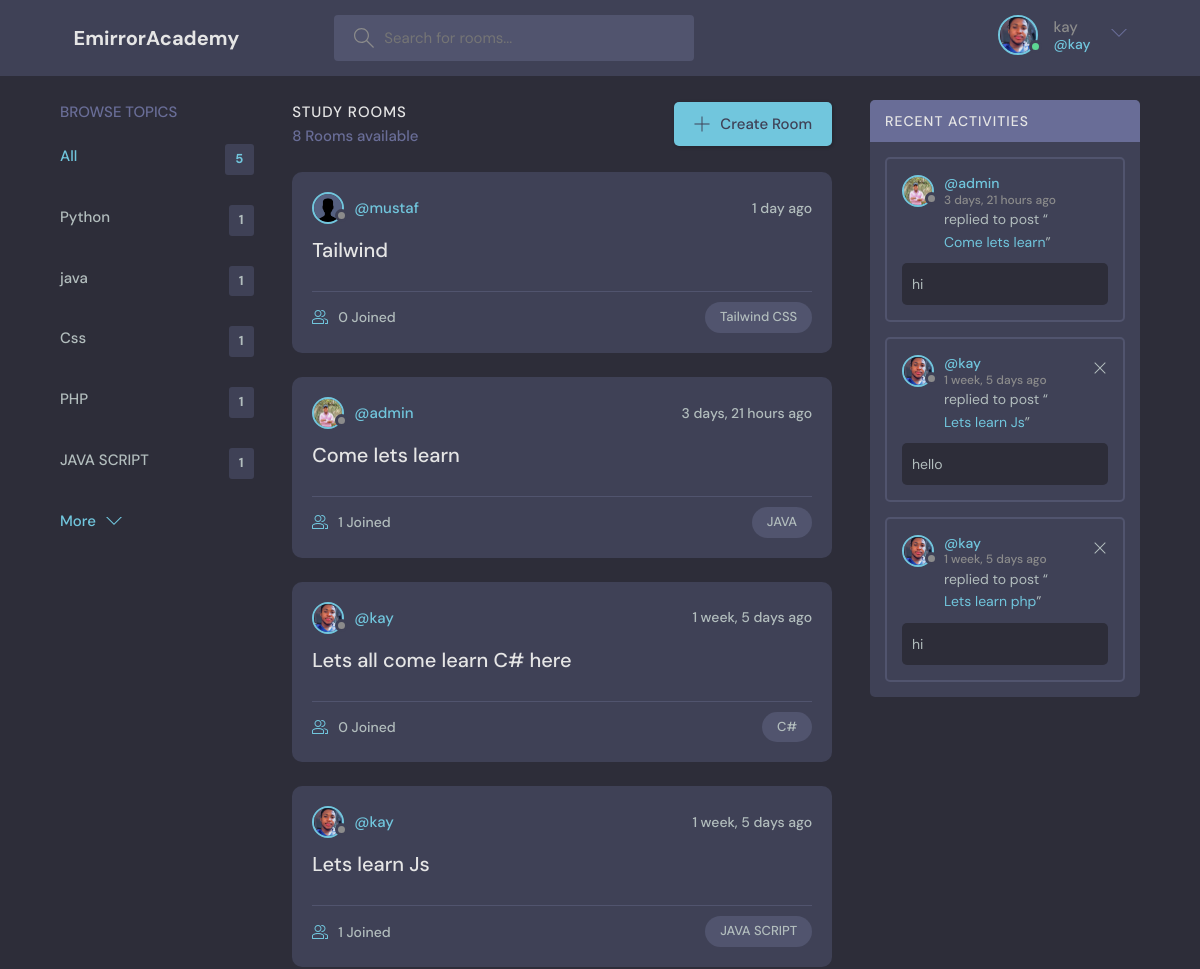
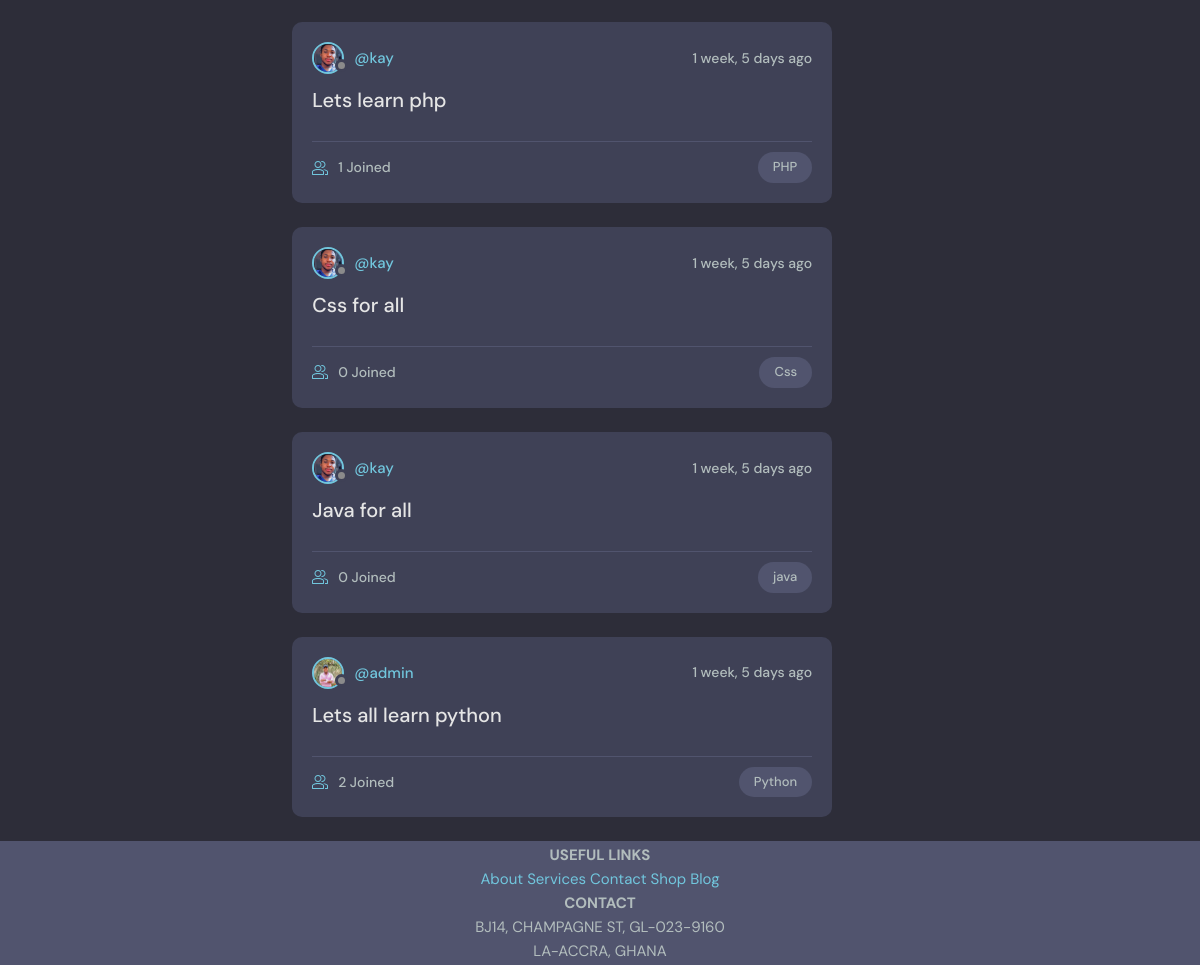
The app's page / (signed in) with its own data (2 pictures, top to bottom).
### base/models.py (models this page shows, shortened)
class User(AbstractUser):
    name = models.CharField(max_length=200, null=True)
    email = models.EmailField(unique=True, null=True)
    username = models.CharField(max_length=30, unique=True)
    bio = models.TextField(null=True)
    avatar = models.ImageField(null=True, default="avatar.svg")
    USERNAME_FIELD = 'email'
    REQUIRED_FIELDS = ['username']

class Topic(models.Model):
    name = models.CharField(max_length=200)

class Room(models.Model):
    host = models.ForeignKey(User, on_delete=models.SET_NULL, null=True)
    topic = models.ForeignKey(Topic, on_delete=models.SET_NULL, null=True)
    name = models.CharField(max_length=200)
    description = models.TextField(null=True, blank=True)
    participants = models.ManyToManyField(
        User, related_name='participants', blank=True)
    updated = models.DateTimeField(auto_now=True)
    created = models.DateTimeField(auto_now_add=True)
    class Meta:
        ordering = ['-updated', '-created']
    def __str__(self):
        return self.name

class Message(models.Model):
    user = models.ForeignKey(User, on_delete=models.CASCADE)
    room = models.ForeignKey(Room, on_delete=models.CASCADE)
    body = models.TextField()
    updated = models.DateTimeField(auto_now=True)
    created = models.DateTimeField(auto_now_add=True)
    class Meta:
        ordering = ['-updated', '-created']

### base/views.py (the view)
# urls.py: path('', views.home, name="home"),
@login_required(login_url='login')
def home(request):
    q = request.GET.get('q') if request.GET.get('q') != None else ''
    rooms = Room.objects.filter(
        Q(topic__name__icontains=q) |
        Q(name__icontains=q) |
        Q(description__icontains=q)
    )
    topics = Topic.objects.all()[0:5]
    room_count = rooms.count()
    room_messages = Message.objects.filter(
        Q(room__topic__name__icontains=q))[0:3]
    context = {'rooms': rooms, 'topics': topics,
               'room_count': room_count, 'room_messages': room_messages}
    return render(request, 'base/home.html', context)

### base/templates/base/home.html (shortened to what this page needs)
{% extends 'main.html' %}
{% block content %}
<html>
<main class="layout layout--3">
  <div class="container">
    {% include 'base/topics_component.html' %}
    <div class="roomList">
      <div class="roomList__header">
        <div>
          <h2>Study Rooms</h2>
          <p>{{room_count}} Rooms available</p>
        </div>
        <a class="btn btn--main" href="{% url 'create-room' %}">
          <svg version="1.1" xmlns="http://www.w3.org/2000/svg" width="32" height="32" viewBox="0 0 32 32">
            <title>add</title>
            <path
              d="M16.943 0.943h-1.885v14.115h-14.115v1.885h14.115v14.115h1.885v-14.115h14.115v-1.885h-14.115v-14.115z"
            ></path>
          </svg>
          Create Room
        </a>
      </div>
      {% include 'base/feed_component.html' %}
    </div>
    {% include 'base/activity_component.html' %}
  </div>
  <footer style="background-color:#51546e; text-align: center;
  padding: 2px;">
          <p> <div class="col-1">
              <h3>USEFUL LINKS</h3>
              <a href="#">About</a>
              <a href="#">Services</a>
              <a href="#">Contact</a>
              <a href="#">Shop</a>
              <a href="#">Blog</a>
          </div></p>
          <div class="col-3">
              <h3>CONTACT</h3>
              <p>BJ14, CHAMPAGNE ST, GL-023-9160<br>LA-ACCRA, GHANA</p>
          </div>
  </footer>
</main>
</html>
{% endblock %}

### templates/navbar.html (shortened to what this page needs)
{% load static %}
<html>
<header class="header header--loggedIn">
    <div class="container">
      <a href="{% url 'home' %}" class="header__logo">
        <h1>EmirrorAcademy</h1>
      </a>
      <form class="header__search" method="GET" action="{% url 'home' %}">
        <label>
          <input name="q" placeholder="Search for rooms..." />
        </label>
      </form>
      <nav class="header__menu">
        {% if request.user.is_authenticated %}
        <div class="header__user">
          <a href="{% url 'update-user' %}">
            <div class="avatar avatar--medium active">
              <img src="{{request.user.avatar.url}}"/>
            </div>
            <p>{{request.user.username}}<span>@{{request.user.username}}</span></p>
          </a>
          <button class="dropdown-button">
            <svg version="1.1" xmlns="http://www.w3.org/2000/svg" width="32" height="32" viewBox="0 0 32 32">
              <title>chevron-down</title>
              <path d="M16 21l-13-13h-3l16 16 16-16h-3l-13 13z"></path>
            </svg>
          </button>
        </div>
        {% else %}
        <a href="{% url 'login' %}">
            <img src="{% static 'images/avatar.svg' %}" />
            <p>Login</p>
        </a>
        {% endif %}
      </nav>
    </div>
</header>
</html>

### base/templates/base/topics_component.html
<div class="topics">
  <div class="topics__header">
    <h2>Browse Topics</h2>
  </div>
  <ul class="topics__list">
    <li>
      <a href="{% url 'home' %}" class="active">All <span>{{topics.count}}</span></a>
    </li>
    {% for topic in topics %}
    <li>
      <a href="{% url 'home' %}?q={{topic.name}}">{{topic.name}}<span>{{topic.room_set.all.count}}</span></a>
    </li>
    {% endfor %}
  </ul>
  <a class="btn btn--link" href="{% url 'topics' %}">
    More
    <svg version="1.1" xmlns="http://www.w3.org/2000/svg" width="32" height="32" viewBox="0 0 32 32">
      <title>chevron-down</title>
      <path d="M16 21l-13-13h-3l16 16 16-16h-3l-13 13z"></path>
    </svg>
  </a>
</div>

### base/templates/base/feed_component.html (shortened to what this page needs)
{% for room in rooms %}
<div class="roomListRoom">
    <div class="roomListRoom__header">
        <a href="{% url 'user-profile' room.host.id %}" class="roomListRoom__author">
            <div class="avatar avatar--small">
                <img src="{{room.host.avatar.url}}" />
            </div>
            <span>@{{room.host.username}}</span>
        </a>
        <div class="roomListRoom__actions">
            <span>{{room.created|timesince}} ago</span>
        </div>
    </div>
    <div class="roomListRoom__content">
        <a href="{% url 'room' room.id %}">{{room.name}}</a>
    </div>
    <div class="roomListRoom__meta">
        <a href="{% url 'room' room.id %}" class="roomListRoom__joined">
            {{room.participants.all.count}} Joined
        </a>
        <p class="roomListRoom__topic">{{room.topic.name}}</p>
    </div>
</div>
{% endfor %}

### base/templates/base/activity_component.html
<div class="activities">
    <div class="activities__header">
        <h2>Recent Activities</h2>
    </div>
    {% for message in room_messages %}
    <div class="activities__box">
        <div class="activities__boxHeader roomListRoom__header">
            <a href="{% url 'user-profile' message.user.id %}" class="roomListRoom__author">
                <div class="avatar avatar--small">
                    <img src="{{message.user.avatar.url}}" />
                </div>
                <p>
                    @{{message.user.username}}
                    <span>{{message.created|timesince}} ago</span>
                </p>
            </a>
            {% if request.user == message.user %}
            <div class="roomListRoom__actions">
                <a href="{% url 'delete-message' message.id %}">
                    <svg version="1.1" xmlns="http://www.w3.org/2000/svg" width="32" height="32" viewBox="0 0 32 32">
                        <title>remove</title>
                        <path
                            d="M27.314 6.019l-1.333-1.333-9.98 9.981-9.981-9.981-1.333 1.333 9.981 9.981-9.981 9.98 1.333 1.333 9.981-9.98 9.98 9.98 1.333-1.333-9.98-9.98 9.98-9.981z">
                        </path>
                    </svg>
                </a>
            </div>
            {% endif %}
        </div>
        <div class="activities__boxContent">
            <p>replied to post “<a href="{% url 'room' message.room.id %}">{{message.room}}</a>”</p>
            <div class="activities__boxRoomContent">{{message.body}}</div>
        </div>
    </div>
    {% endfor %}
</div>

### records on screen
User: user.avatar (picture), user.username "kay"
Topic: name "Python", room_set.all.count "1"
Topic: name "java", room_set.all.count "1"
Topic: name "Css", room_set.all.count "1"
Topic: name "PHP", room_set.all.count "1"
Topic: name "JAVA SCRIPT", room_set.all.count "1"
Room: host.avatar (placeholder picture), host.username "mustaf", created "1 day", name "Tailwind", participants.all.count "0", topic.name "Tailwind CSS"
Room: host.avatar (picture), host.username "admin", created "3 days, 21 hours", name "Come lets learn", participants.all.count "1", topic.name "JAVA"
Room: host.avatar (picture), host.username "kay", created "1 week, 5 days", name "Lets all come learn C# here", participants.all.count "0", topic.name "C#"
Room: host.avatar (picture), host.username "kay", created "1 week, 5 days", name "Lets learn Js", participants.all.count "1", topic.name "JAVA SCRIPT"
Room: host.avatar (picture), host.username "kay", created "1 week, 5 days", name "Lets learn php", participants.all.count "1", topic.name "PHP"
Room: host.avatar (picture), host.username "kay", created "1 week, 5 days", name "Css for all", participants.all.count "0", topic.name "Css"
Room: host.avatar (picture), host.username "kay", created "1 week, 5 days", name "Java for all", participants.all.count "0", topic.name "java"
Room: host.avatar (picture), host.username "admin", created "1 week, 5 days", name "Lets all learn python", participants.all.count "2", topic.name "Python"
Message: user.avatar (picture), user.username "admin", created "3 days, 21 hours", room "Come lets learn", body "hi"
Message: user.avatar (picture), user.username "kay", created "1 week, 5 days", room "Lets learn Js", body "hello"
Message: user.avatar (picture), user.username "kay", created "1 week, 5 days", room "Lets learn php", body "hi"

### other values on screen
{{ topics.count }} "5"
{{ room_count }} "8"
